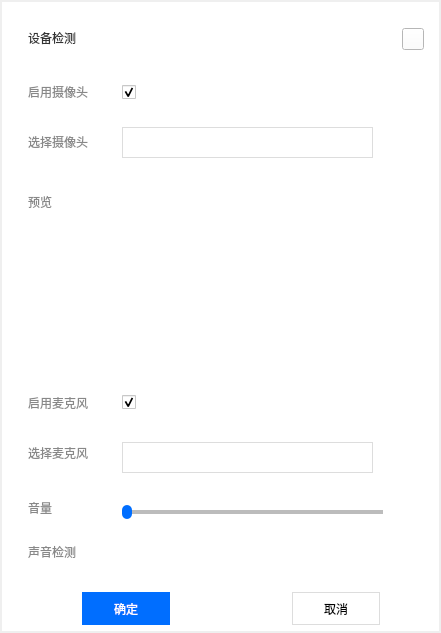
<?xml version="1.0" encoding="UTF-8"?>
<ui version="4.0">
 <class>QDialogDeviceMgr</class>
 <widget class="QWidget" name="QDialogDeviceMgr">
  <property name="geometry">
   <rect>
    <x>0</x>
    <y>0</y>
    <width>441</width>
    <height>633</height>
   </rect>
  </property>
  <property name="windowTitle">
   <string>QDialogDeviceMgr</string>
  </property>
  <property name="styleSheet">
   <string notr="true"/>
  </property>
  <widget class="QWidget" name="widget" native="true">
   <property name="enabled">
    <bool>true</bool>
   </property>
   <property name="geometry">
    <rect>
     <x>2</x>
     <y>2</y>
     <width>437</width>
     <height>629</height>
    </rect>
   </property>
   <property name="styleSheet">
    <string notr="true">background: #ffffff;
</string>
   </property>
   <widget class="QPushButton" name="btn_close">
    <property name="geometry">
     <rect>
      <x>400</x>
      <y>26</y>
      <width>22</width>
      <height>22</height>
     </rect>
    </property>
    <property name="styleSheet">
     <string notr="true">QPushButton {
	border-image: url(:/Course/course/close-normal.png);
}

QPushButton:pressed {
	border-image: url(:/Course/course/close-press.png);
}</string>
    </property>
    <property name="text">
     <string/>
    </property>
   </widget>
   <widget class="QCheckBox" name="checkBox_camera">
    <property name="geometry">
     <rect>
      <x>120</x>
      <y>80</y>
      <width>36</width>
      <height>20</height>
     </rect>
    </property>
    <property name="baseSize">
     <size>
      <width>36</width>
      <height>20</height>
     </size>
    </property>
    <property name="styleSheet">
     <string notr="true">QCheckBox:unchecked{
	border-image: url(:/Course/course/close.png);
}

QCheckBox:unchecked:hover{
	border-image: url(:/Course/course/close-hover.png);
}

QCheckBox:checked{
	border-image: url(:/Course/course/open.png);
}

QCheckBox:checked:hover{
	border-image: url(:/Course/course/open-hover.png);
}

QCheckBox::indicator {
	margin:5px;
    width: 20px;
	image: none;
}</string>
    </property>
    <property name="text">
     <string/>
    </property>
    <property name="checked">
     <bool>true</bool>
    </property>
   </widget>
   <widget class="QComboBox" name="cb_camera">
    <property name="geometry">
     <rect>
      <x>120</x>
      <y>125</y>
      <width>251</width>
      <height>31</height>
     </rect>
    </property>
    <property name="styleSheet">
     <string notr="true">QComboBox {
    border: 1px solid #DDDDDD;
}

QComboBox::drop-down {
	border-style:none;
}

QComboBox::down-arrow {
    image: url(:/Course/course/combo-down.png);
}

QComboBox::down-arrow:on { 
	image: url(:/Course/course/combo-up.png)
}</string>
    </property>
   </widget>
   <widget class="QLabel" name="label_preview">
    <property name="geometry">
     <rect>
      <x>26</x>
      <y>190</y>
      <width>51</width>
      <height>20</height>
     </rect>
    </property>
    <property name="styleSheet">
     <string notr="true">font: 11pt &quot;微软雅黑&quot;;
color: #888888;
opacity:255;</string>
    </property>
    <property name="text">
     <string>预览</string>
    </property>
   </widget>
   <widget class="QWidgetVideoRender" name="widget_render" native="true">
    <property name="enabled">
     <bool>true</bool>
    </property>
    <property name="geometry">
     <rect>
      <x>120</x>
      <y>190</y>
      <width>240</width>
      <height>180</height>
     </rect>
    </property>
   </widget>
   <widget class="QLabel" name="label_mic">
    <property name="geometry">
     <rect>
      <x>26</x>
      <y>390</y>
      <width>81</width>
      <height>21</height>
     </rect>
    </property>
    <property name="styleSheet">
     <string notr="true">font: 11pt &quot;微软雅黑&quot;;
color: #888888;
opacity:255;</string>
    </property>
    <property name="text">
     <string>启用麦克风</string>
    </property>
   </widget>
   <widget class="QLabel" name="label_mic_2">
    <property name="geometry">
     <rect>
      <x>26</x>
      <y>440</y>
      <width>81</width>
      <height>21</height>
     </rect>
    </property>
    <property name="styleSheet">
     <string notr="true">font: 11pt &quot;微软雅黑&quot;;
color: #888888;
opacity:255;</string>
    </property>
    <property name="text">
     <string>选择麦克风</string>
    </property>
   </widget>
   <widget class="QCheckBox" name="checkBox_mic">
    <property name="geometry">
     <rect>
      <x>120</x>
      <y>390</y>
      <width>36</width>
      <height>20</height>
     </rect>
    </property>
    <property name="baseSize">
     <size>
      <width>36</width>
      <height>20</height>
     </size>
    </property>
    <property name="styleSheet">
     <string notr="true">QCheckBox:unchecked{
	border-image: url(:/Course/course/close.png);
}

QCheckBox:unchecked:hover{
	border-image: url(:/Course/course/close-hover.png);
}

QCheckBox:checked{
	border-image: url(:/Course/course/open.png);
}

QCheckBox:checked:hover{
	border-image: url(:/Course/course/open-hover.png);
}

QCheckBox::indicator {
	margin:5px;
    width: 20px;
	image: none;
}</string>
    </property>
    <property name="text">
     <string/>
    </property>
    <property name="checked">
     <bool>true</bool>
    </property>
   </widget>
   <widget class="QComboBox" name="cb_mic">
    <property name="geometry">
     <rect>
      <x>120</x>
      <y>440</y>
      <width>251</width>
      <height>31</height>
     </rect>
    </property>
    <property name="styleSheet">
     <string notr="true">QComboBox {
    border: 1px solid #DDDDDD;
}

QComboBox::drop-down {
	border-style:none;
}

QComboBox::down-arrow {
    image: url(:/Course/course/combo-down.png);
}

QComboBox::down-arrow:on { 
	image: url(:/Course/course/combo-up.png)
}</string>
    </property>
   </widget>
   <widget class="QLabel" name="label_mic_3">
    <property name="geometry">
     <rect>
      <x>26</x>
      <y>495</y>
      <width>81</width>
      <height>21</height>
     </rect>
    </property>
    <property name="styleSheet">
     <string notr="true">font: 11pt &quot;微软雅黑&quot;;
color: #888888;
opacity:255;</string>
    </property>
    <property name="text">
     <string>音量</string>
    </property>
   </widget>
   <widget class="QSlider" name="hsVolume">
    <property name="geometry">
     <rect>
      <x>120</x>
      <y>500</y>
      <width>261</width>
      <height>20</height>
     </rect>
    </property>
    <property name="styleSheet">
     <string notr="true">QSlider::groove:horizontal {
	background: rgb(136, 136, 136);
	height: 4px;
}

QSlider::handle:horizontal {
	border-radius: 5px;
	margin: -5px -5px;
	width:  10px;	
    background: rgb(0, 110, 255);
}

QSlider::add-page:horizontal{
background: qlineargradient(spread:pad, x1:0, y1:1, x2:0, y2:0, stop:0 #bcbcbc, stop:0.25 #bcbcbc, stop:0.5 #bcbcbc, stop:1 #bcbcbc); 
}

QSlider::sub-page:horizontal {
background: qlineargradient(spread:pad, x1:0, y1:1, x2:0, y2:0, stop:0 rgb(0, 110, 255), stop:0.25 rgb(0, 110, 255), stop:0.5 rgb(0, 110, 255), stop:1 rgb(0, 110, 255)); 
}</string>
    </property>
    <property name="minimum">
     <number>-2</number>
    </property>
    <property name="maximum">
     <number>100</number>
    </property>
    <property name="singleStep">
     <number>5</number>
    </property>
    <property name="pageStep">
     <number>5</number>
    </property>
    <property name="value">
     <number>0</number>
    </property>
    <property name="sliderPosition">
     <number>0</number>
    </property>
    <property name="orientation">
     <enum>Qt::Horizontal</enum>
    </property>
   </widget>
   <widget class="QPushButton" name="btn_ok">
    <property name="geometry">
     <rect>
      <x>80</x>
      <y>590</y>
      <width>88</width>
      <height>33</height>
     </rect>
    </property>
    <property name="sizePolicy">
     <sizepolicy hsizetype="Preferred" vsizetype="Preferred">
      <horstretch>0</horstretch>
      <verstretch>0</verstretch>
     </sizepolicy>
    </property>
    <property name="minimumSize">
     <size>
      <width>88</width>
      <height>33</height>
     </size>
    </property>
    <property name="maximumSize">
     <size>
      <width>64</width>
      <height>33</height>
     </size>
    </property>
    <property name="styleSheet">
     <string notr="true">QPushButton {
	border: none;
	background:  #006eff;
	color: #ffffff;
	font: 10pt &quot;Microsoft YaHei&quot;;
}

QPushButton:hover {
	background:  #0068f2;
}

QPushButton:pressed {
	background:  #0062e5;
}

QPushButton:disable {
	border: 1px solid #d5d5d5;
	color: #bbbbbb;
	background:  #f2f2f2;
}</string>
    </property>
    <property name="text">
     <string>确定</string>
    </property>
    <property name="flat">
     <bool>false</bool>
    </property>
   </widget>
   <widget class="QPushButton" name="btn_cancel">
    <property name="geometry">
     <rect>
      <x>290</x>
      <y>590</y>
      <width>88</width>
      <height>33</height>
     </rect>
    </property>
    <property name="sizePolicy">
     <sizepolicy hsizetype="Preferred" vsizetype="Preferred">
      <horstretch>0</horstretch>
      <verstretch>0</verstretch>
     </sizepolicy>
    </property>
    <property name="minimumSize">
     <size>
      <width>88</width>
      <height>33</height>
     </size>
    </property>
    <property name="maximumSize">
     <size>
      <width>88</width>
      <height>33</height>
     </size>
    </property>
    <property name="styleSheet">
     <string notr="true">QPushButton {
	border: 1px solid #dddddd;
	background:  #ffffff;
	color: #000000;
	font: 10pt &quot;Microsoft YaHei&quot;;
}

QPushButton:hover {
	border: 1px solid #d2d2d2;
	background:  #f2f2f2;
}

QPushButton:pressed {
	border: 1px solid #d2d2d2;
	background:  #e5e5e5;
}

QPushButton:disable {
	border: 1px solid #d5d5d5;
	color: #bbbbbb;
	background:  #f2f2f2;
}</string>
    </property>
    <property name="text">
     <string>取消</string>
    </property>
    <property name="flat">
     <bool>false</bool>
    </property>
   </widget>
   <widget class="QLabel" name="label_device">
    <property name="geometry">
     <rect>
      <x>26</x>
      <y>22</y>
      <width>84</width>
      <height>28</height>
     </rect>
    </property>
    <property name="styleSheet">
     <string notr="true">font: bold 16pt &quot;Microsoft YaHei&quot;;
color: #333333;
opacity:255;</string>
    </property>
    <property name="text">
     <string>设备检测</string>
    </property>
   </widget>
   <widget class="QLabel" name="label_camera_2">
    <property name="geometry">
     <rect>
      <x>26</x>
      <y>80</y>
      <width>75</width>
      <height>20</height>
     </rect>
    </property>
    <property name="styleSheet">
     <string notr="true">font: 11pt &quot;微软雅黑&quot;;
color: #888888;
opacity:255;</string>
    </property>
    <property name="text">
     <string>启用摄像头</string>
    </property>
   </widget>
   <widget class="QLabel" name="label_camera">
    <property name="geometry">
     <rect>
      <x>26</x>
      <y>130</y>
      <width>75</width>
      <height>20</height>
     </rect>
    </property>
    <property name="styleSheet">
     <string notr="true">font: 11pt &quot;微软雅黑&quot;;
color: #888888;
opacity:255;</string>
    </property>
    <property name="text">
     <string>选择摄像头</string>
    </property>
   </widget>
   <widget class="QProgressBar" name="volumeBar">
    <property name="geometry">
     <rect>
      <x>120</x>
      <y>540</y>
      <width>261</width>
      <height>23</height>
     </rect>
    </property>
    <property name="styleSheet">
     <string notr="true">QProgressBar{
	border-style:none;
}

QProgressBar::Chunk{
    background-color:#00CC00;
    width:8px;
	margin:0.5px;
}</string>
    </property>
    <property name="value">
     <number>0</number>
    </property>
    <property name="textVisible">
     <bool>false</bool>
    </property>
   </widget>
   <widget class="QLabel" name="label_camera_3">
    <property name="geometry">
     <rect>
      <x>26</x>
      <y>540</y>
      <width>75</width>
      <height>20</height>
     </rect>
    </property>
    <property name="styleSheet">
     <string notr="true">font: 11pt &quot;微软雅黑&quot;;
color: #888888;
opacity:255;</string>
    </property>
    <property name="text">
     <string>声音检测</string>
    </property>
   </widget>
   <zorder>label_device</zorder>
   <zorder>label_camera_2</zorder>
   <zorder>label_camera</zorder>
   <zorder>btn_close</zorder>
   <zorder>checkBox_camera</zorder>
   <zorder>label_preview</zorder>
   <zorder>label_mic</zorder>
   <zorder>label_mic_2</zorder>
   <zorder>checkBox_mic</zorder>
   <zorder>label_mic_3</zorder>
   <zorder>hsVolume</zorder>
   <zorder>btn_ok</zorder>
   <zorder>btn_cancel</zorder>
   <zorder>widget_render</zorder>
   <zorder>cb_camera</zorder>
   <zorder>cb_mic</zorder>
   <zorder>volumeBar</zorder>
   <zorder>label_camera_3</zorder>
  </widget>
 </widget>
 <layoutdefault spacing="6" margin="11"/>
 <customwidgets>
  <customwidget>
   <class>QWidgetVideoRender</class>
   <extends>QWidget</extends>
   <header>QWidgetVideoRender.h</header>
   <container>1</container>
  </customwidget>
 </customwidgets>
 <resources>
  <include location="../res/Course.qrc"/>
 </resources>
 <connections/>
</ui>
